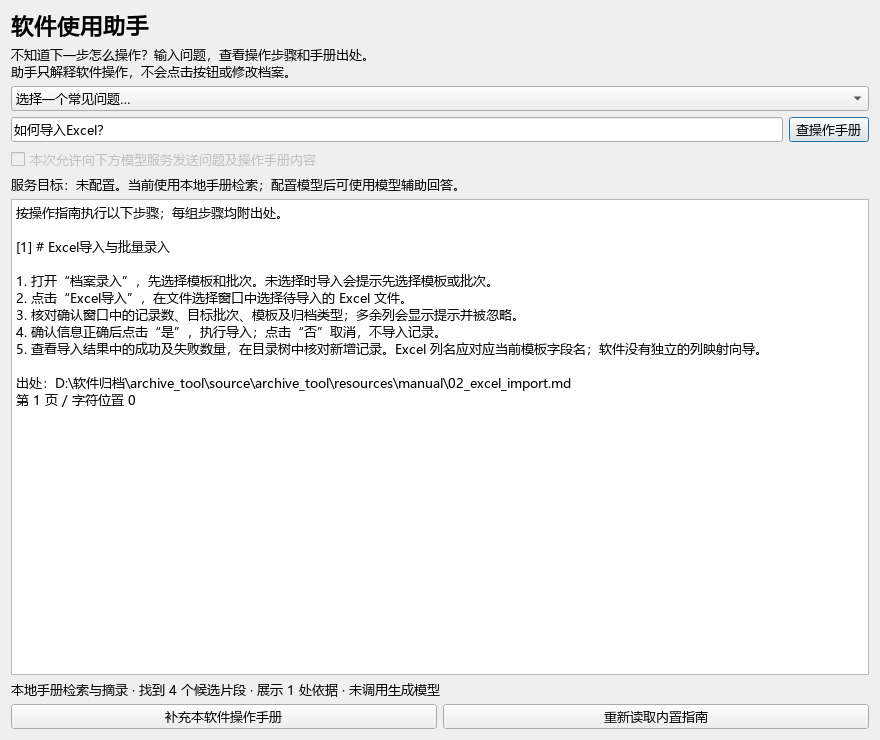

The script that saved this image:
"""Render a real Qt manual answer using a temporary index, for README preview."""
import os
os.environ['QT_QPA_PLATFORM'] = 'offscreen'
import sys
import tempfile
from pathlib import Path
ROOT = Path(__file__).resolve().parents[1]
sys.path.insert(0, str(ROOT / 'archive_tool'))
from PySide6.QtCore import QEventLoop, QTimer
from PySide6.QtWidgets import QApplication
from PySide6.QtGui import QFont, QFontDatabase
from ui.components import manual_dialog as ui


def main():
    app = QApplication.instance() or QApplication([])
    app.setStyle('Fusion')
    font_path = Path('C:/Windows/Fonts/msyh.ttc')
    if font_path.exists():
        identity = QFontDatabase.addApplicationFont(str(font_path))
        families = QFontDatabase.applicationFontFamilies(identity)
        if families:
            app.setFont(QFont(families[0], 10))
    with tempfile.TemporaryDirectory() as tmp:
        ui.DATA_DIR = Path(tmp)
        ui.load_config = lambda path: {}  # Screenshot uses local mode only.
        dialog = ui.ManualDialog()
        dialog.show()
        def wait_idle():
            loop = QEventLoop()
            timer = QTimer()
            timer.timeout.connect(lambda: loop.quit() if dialog.worker and not dialog.worker.isRunning() else None)
            timer.start(10)
            QTimer.singleShot(5000, loop.quit)
            loop.exec()
            timer.stop()
            app.processEvents()
            if dialog.worker and dialog.worker.isRunning():
                dialog.worker.wait()
                raise RuntimeError('Manual QA screenshot timed out')
        wait_idle()
        dialog.question.setText('如何导入Excel？')
        dialog.ask()
        wait_idle()
        if not dialog.last_result or not dialog.last_result['citations']:
            raise RuntimeError('No cited answer to show')
        dialog.output.moveCursor(dialog.output.textCursor().MoveOperation.Start)
        app.processEvents()
        output = ROOT / 'evaluation/manual_demo.png'
        if not dialog.grab().save(str(output)):
            raise RuntimeError('Cannot save screenshot')
        dialog.reject()
        print(output)


if __name__ == '__main__':
    main()
